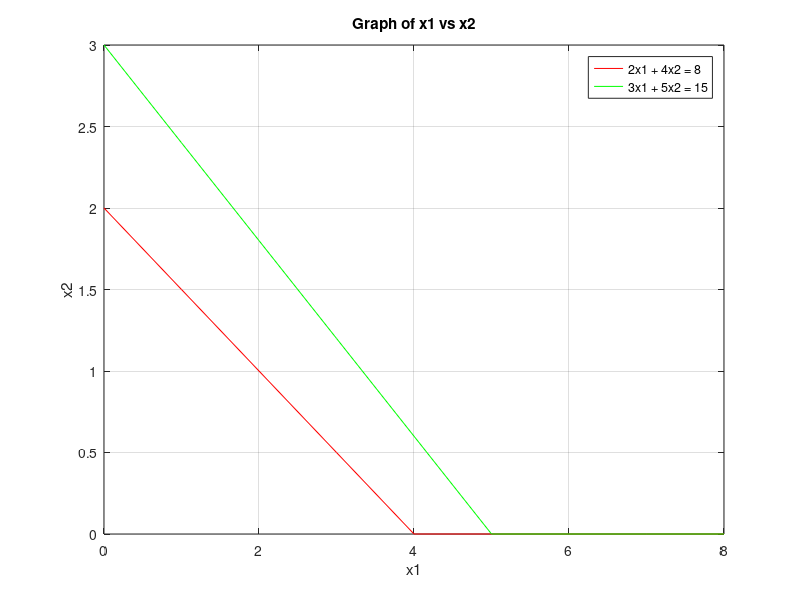

MATLAB code for this plot:
%{
    Maximize/Minimize Z = 3x1 + 2x2
    Subject to  2x1 + 4x2 <= 8
                3x1 + 5x2 >= 15
                x1 >=0 , x2 >= 0
%}

format short;
clear all;
clc;

C = [3, 2];
A = [2, 4; -3, -5];
b = [8; -15];

x1 = 0:1:max(b);
x21 = (b(1) - A(1, 1) * x1) ./ A(1, 2);
x22 = (b(2) - A(2, 1) * x1) ./ A(2, 2);
x21 = max(0, x21);
x22 = max(0, x22);

plot(x1, x21, "r", "DisplayName", "2x1 + 4x2 = 8")
hold on;
plot(x1, x22, "g", "DisplayName", "3x1 + 5x2 = 15");
xlabel("x1");
ylabel("x2");
title("Graph of x1 vs x2");
legend show;
grid on;

cx1 = find(x1==0);
cx21 = find(x21==0);
cx22 = find(x22==0);

line1 = [x1(:, [cx1, cx21]); x21(:, [cx1, cx21])]';
line2 = [x1(:, [cx1, cx22]); x22(:, [cx1, cx22])]';

corpt = [line1; line2];

SA = [0; 0];
for i = 1:size(A, 1)
    s1 = A(i, :);
    b1 = b(i, :);
    for j = i+1:size(A, 1)
        s2 = A(j, :);
        b2 = b(j, :);

        A1 = [s1; s2];
        B1 = [b1; b2];
        X = A1 \ B1;
        SA = [SA X];
    end
end

ptt = SA';

points = unique([corpt; ptt], "rows");

for i = 1: size(points, 1)
    px1 = points(i, 1);
    px2 = points(i, 2);
    cons1(i) = A(1, 1)*px1 + A(1, 2)*px2 - b(1);
    cons2(i) = A(2, 1)*px1 + A(2, 2)*px2 - b(2);
end

k1 = find(cons1 > 0);
k2 = find(cons2 > 0);
k3 = find(points(:, 1) < 0);
k4 = find(points(:, 2) < 0);
k = unique([k1, k2]);

points(k, :) = [];

if isempty(points)
    fprintf("There exists no feasable solution.\n");
else
    plot(points(:, 1), points(:, 2), "bo", "MarkerSize", 5, "MarkerFaceColor", "b", "DisplayName", "Extreme points");
    if size(points, 1) >= 3
        K = convhull(points(:, 1), points(:, 2));
        patch(points(K, 1), points(K, 2),[0.9 0.9 1], "FaceAlpha", 0.5, "EdgeColor", "none", "DisplayName", "Feasable Region");
    end

    Z = points * C';
    table = [points, z];

    [optim_z, optim_idx] = max(z);
    optim_x1 = points(optim_idx, 1);
    optim_x2 = points(optim_idx, 2);
    fprintf("Optimal value is %.2f at (%.2f, %.2f)\n", optim_z, optim_x1, optim_x2);
    
    plot(optim_x1, optim_x2, "kp", "MarkerSize", 12, "MarkerFaceColor", "y", "DisplayName", "Optimal Value");
    text(optim_x1, optim_x2, sprintf("    (%.2f, %.2f)", optim_x1, optim_x2));
end
